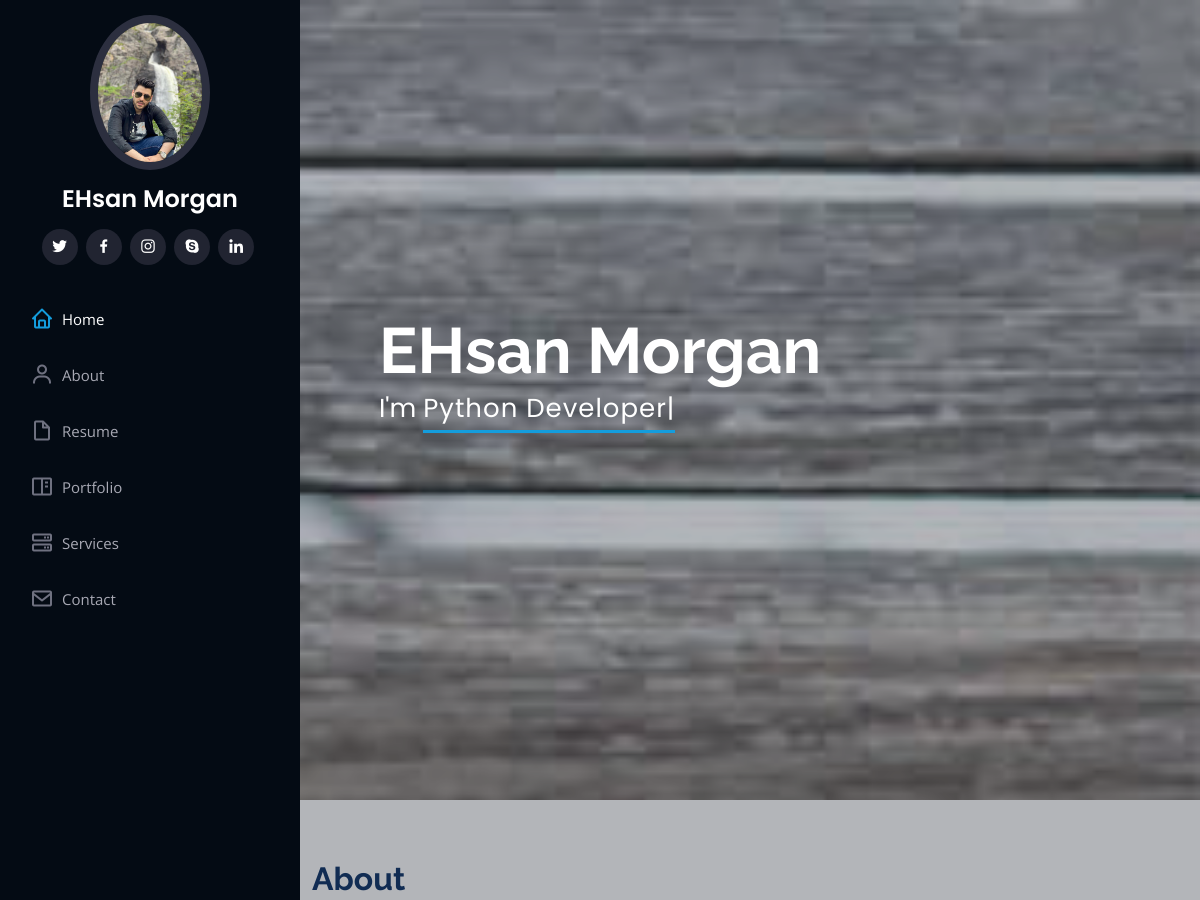
Before: / (upper part) with the older database file.
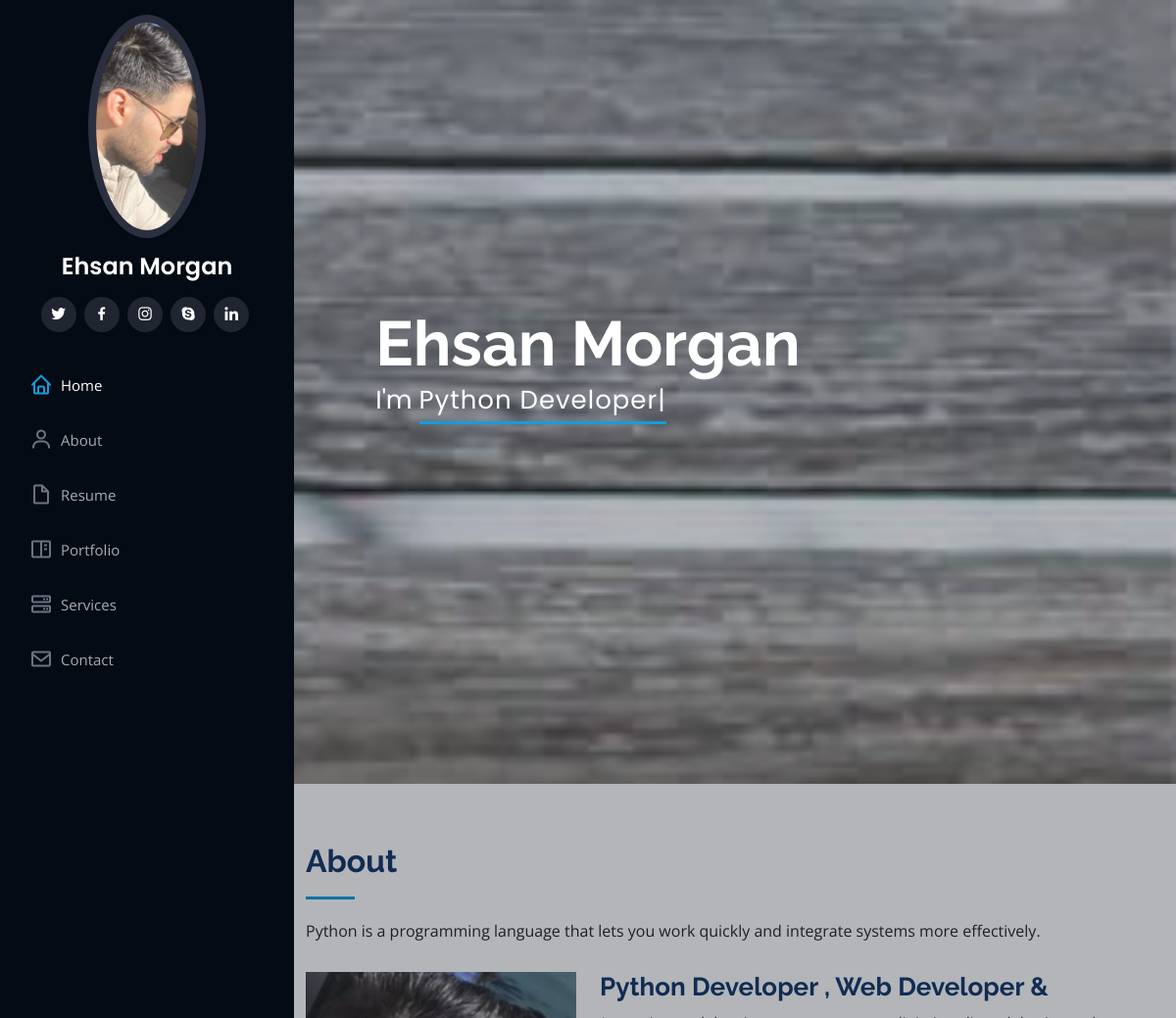
After: the same page with the newer database file.
### about/models.py (models this page shows)
class About(models.Model):
    name=models.CharField(max_length=20)
    job=models.CharField(max_length=50)
    subtitle=models.CharField(max_length=900)
    image=models.ImageField(upload_to='about/')
    city=models.CharField(max_length=10)
    age=models.IntegerField()
    brithday=models.CharField(max_length=30)
    freelance=models.CharField(max_length=10)
    Degree=models.CharField(max_length=10)
    phone =models.CharField(max_length=20)
    PhEmailone=models.CharField(max_length=30)
    Website=models.CharField(max_length=20)
    def __str__(self):
        return self.name

### about/views.py (the view)
# urls.py: path('',create),
def create(reqeust):
    about=About.objects.last()
    print(about)
    return render (reqeust,'create.html',{'about':about
     })

### posts/templates/create.html (shortened to what this page needs)
{% load static  %}
<!DOCTYPE html>
<html lang="en">
<head>
  <link href="{% static 'assets/vendor/aos/aos.css' %}" rel="stylesheet">
  <link href="{% static 'assets/vendor/bootstrap/css/bootstrap.min.css' %}" rel="stylesheet">
  <link href="{% static 'assets/vendor/bootstrap-icons/bootstrap-icons.css' %}" rel="stylesheet">
  <link href="{% static 'assets/vendor/boxicons/css/boxicons.min.css' %}" rel="stylesheet">
  <link href="{% static 'assets/vendor/glightbox/css/glightbox.min.css' %}" rel="stylesheet">
  <link href="{% static 'assets/vendor/swiper/swiper-bundle.min.css' %}" rel="stylesheet">
  <link href="{% static 'assets/css/style.css' %}" rel="stylesheet">
</head>
<body>
  <header id="header">
    <div class="d-flex flex-column">
      <div class="profile">
        <img src="{{about.image.url}}" alt="" class="img-fluid rounded-circle">
        <h1 class="text-light"><a href="index.html">{{about.name}}</a></h1>
        <div class="social-links mt-3 text-center">
          <a href="#" class="twitter"><i class="bx bxl-twitter"></i></a>
          <a href="#" class="facebook"><i class="bx bxl-facebook"></i></a>
          <a href="#" class="instagram"><i class="bx bxl-instagram"></i></a>
          <a href="#" class="google-plus"><i class="bx bxl-skype"></i></a>
          <a href="#" class="linkedin"><i class="bx bxl-linkedin"></i></a>
        </div>
      </div>
      <nav id="navbar" class="nav-menu navbar">
        <ul>
          <li><a href="#hero" class="nav-link scrollto active"><i class="bx bx-home"></i> <span>Home</span></a></li>
          <li><a href="#about" class="nav-link scrollto"><i class="bx bx-user"></i> <span>About</span></a></li>
          <li><a href="#resume" class="nav-link scrollto"><i class="bx bx-file-blank"></i> <span>Resume</span></a></li>
          <li><a href="#portfolio" class="nav-link scrollto"><i class="bx bx-book-content"></i> <span>Portfolio</span></a></li>
          <li><a href="#services" class="nav-link scrollto"><i class="bx bx-server"></i> <span>Services</span></a></li>
          <li><a href="#contact" class="nav-link scrollto"><i class="bx bx-envelope"></i> <span>Contact</span></a></li>
        </ul>
      </nav>
    </div>
  </header>
  <section id="hero" class="d-flex flex-column justify-content-center align-items-center">
    <div class="hero-container" data-aos="fade-in">
      <h1>{{about.name}}</h1>
      <p>I'm <span class="typed" data-typed-items="{{about.job}} "></span></p>
    </div>
  </section>
  <main id="main">
    <section id="about" class="about">
      <div class="container">
        <div class="section-title">
          <h2>About</h2>
          <p>{{about.subtitle}}</p>
        </div>
        <div class="row">
          <div class="col-lg-4" data-aos="fade-right">
          </div>
          <div class="col-lg-8 pt-4 pt-lg-0 content" data-aos="fade-left">
            <h3>{{about.job}} &amp; </h3>
            <p class="fst-italic">
            </p>
          </div>
        </div>
      </div>
    </section>
  </main>
</body>
</html>

### static/assets/css/style.css (style rules this page uses)
body { font-family: "Open Sans", sans-serif; color: #272829; }
a { color: #149ddd; text-decoration: none; }
h1, h2, h3, h4, h5, h6 { font-family: "Raleway", sans-serif; }
#header { position: fixed; top: 0; left: 0; bottom: 0; width: 300px; transition: all ease-in-out 0.5s; z-index: 9997; transition: all 0.5s; padding: 0 15px; background: #040b14; overflow-y: auto; }
#header .profile img { margin: 15px auto; display: block; width: 120px; border: 8px solid #2c2f3f; }
#header .profile h1 { font-size: 24px; margin: 0; padding: 0; font-weight: 600; -moz-text-align-last: center; text-align-last: center; font-family: "Poppins", sans-serif; }
#header .profile h1 a, #header .profile h1 a:hover { color: #fff; text-decoration: none; }
#header .profile .social-links a { font-size: 18px; display: inline-block; background: #212431; color: #fff; line-height: 1; padding: 8px 0; margin-right: 4px; border-radius: 50%; text-align: center; width: 36px; height: 36px; transition: 0.3s; }
#main { margin-left: 300px; }
.nav-menu { padding: 30px 0 0 0; }
.nav-menu * { margin: 0; padding: 0; list-style: none; }
.nav-menu>ul>li { position: relative; white-space: nowrap; }
.nav-menu a, .nav-menu a:focus { display: flex; align-items: center; color: #a8a9b4; padding: 12px 15px; margin-bottom: 8px; transition: 0.3s; font-size: 15px; }
.nav-menu a i, .nav-menu a:focus i { font-size: 24px; padding-right: 8px; color: #6f7180; }
.nav-menu a:hover, .nav-menu .active, .nav-menu .active:focus, .nav-menu li:hover>a { text-decoration: none; color: #fff; }
.nav-menu a:hover i, .nav-menu .active i, .nav-menu .active:focus i, .nav-menu li:hover>a i { color: #149ddd; }
#hero { width: 100%; height: 100vh; background: url("../img/hero-bg.jpg") top center; background-size: cover; }
#hero:before { content: ""; background: rgba(5, 13, 24, 0.3); position: absolute; bottom: 0; top: 0; left: 0; right: 0; z-index: 1; }
#hero .hero-container { position: relative; z-index: 2; min-width: 300px; }
#hero h1 { margin: 0 0 10px 0; font-size: 64px; font-weight: 700; line-height: 56px; color: #fff; }
#hero p { color: #fff; margin-bottom: 50px; font-size: 26px; font-family: "Poppins", sans-serif; }
#hero p span { color: #fff; padding-bottom: 4px; letter-spacing: 1px; border-bottom: 3px solid #149ddd; }
@media (min-width: 1024px) { #hero { background-attachment: fixed; } }
section { padding: 60px 0; overflow: hidden; }
.section-title { padding-bottom: 30px; }
.section-title h2 { font-size: 32px; font-weight: bold; margin-bottom: 20px; padding-bottom: 20px; position: relative; color: #173b6c; }
.section-title h2::after { content: ""; position: absolute; display: block; width: 50px; height: 3px; background: #149ddd; bottom: 0; left: 0; }
.section-title p { margin-bottom: 0; }
.about .content h3 { font-weight: 700; font-size: 26px; color: #173b6c; }

Changed rows visible on the page:
changed About: image: a different picture; name "EHsan Morgan" → "Ehsan Morgan"
